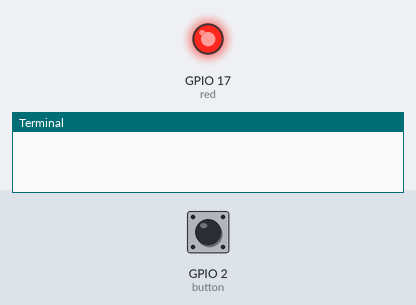
A program run on a simulated Raspberry Pi (BCM pin numbers). On the bench: output pins drawn as LEDs (lit = HIGH), the last lines printed to the terminal. The test bench sets the inputs (shaded band); at power-on: GPIO 2 (button) HIGH. At 2.0 s the program stops and its outputs stay as they are.

Above: at 0.1 s.
At 1.2 s:
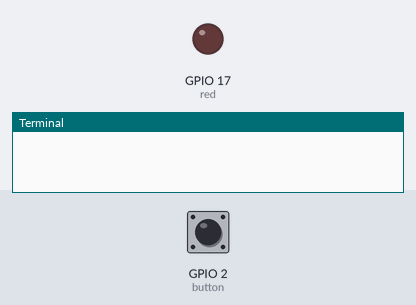
1.3 s: GPIO 2 (button) pulled LOW for 2.6 s
At 2.1 s:
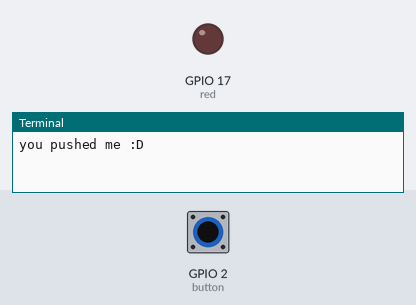
Timing chart, 0 to 3.5 s (numbered marks = the images above; inputs shaded):
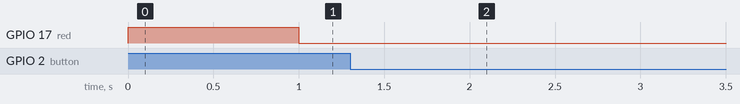

Measured:
- after the input at 1.3 s, GPIO 17 (red): stays LOW (without the input it goes to HIGH after 0.70 s)

The program:

Button_LED.py
```python
from gpiozero import LED
from time import sleep
from gpiozero import Button

red = LED(17)
button = Button(2)

while True:
    red.on()
    sleep(1)
    red.off()
    sleep(1)
    if button.is_pressed:
        print('you pushed me :D')
        break
```
